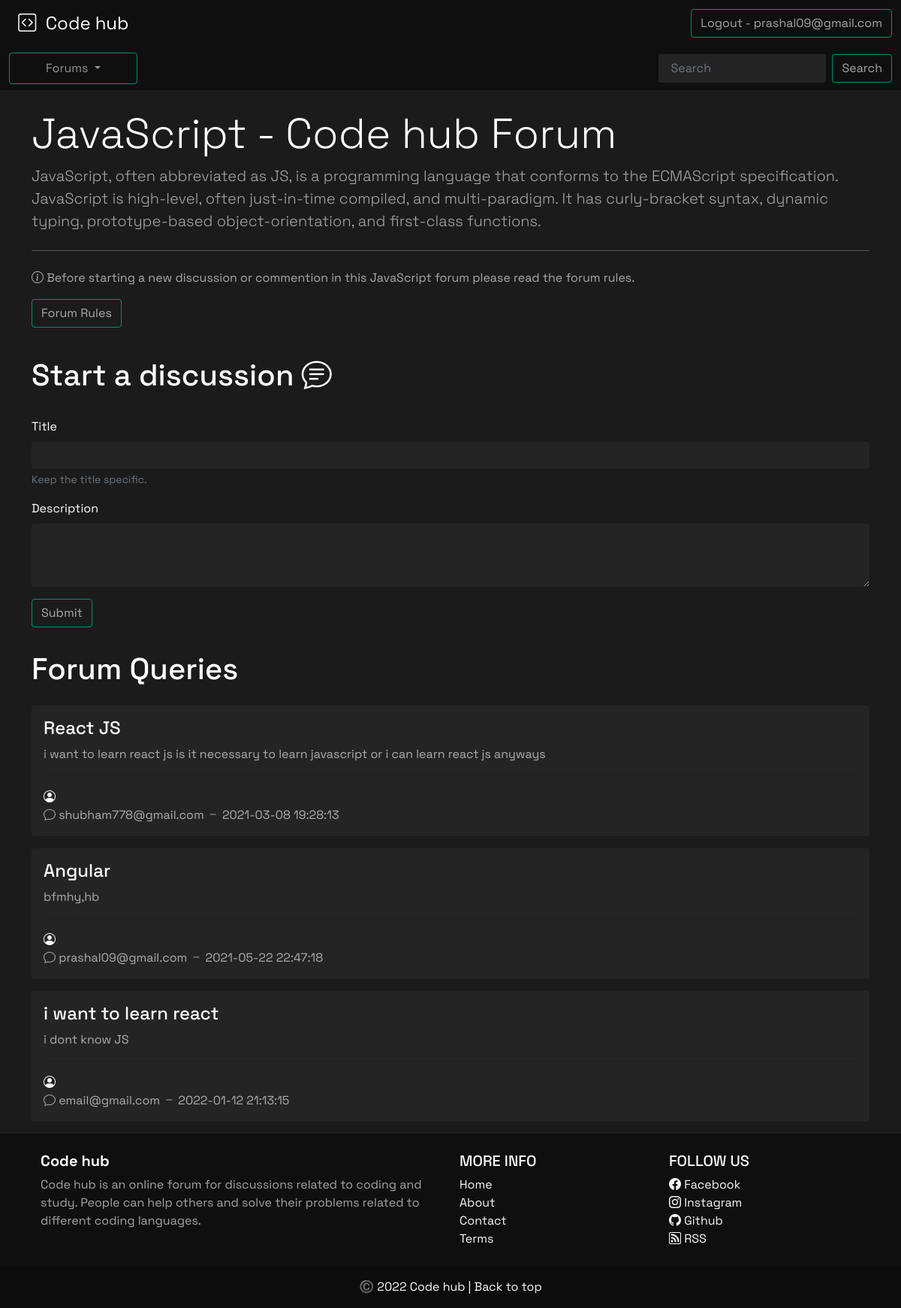
Screenshot of /threadlist.php?id=2 (signed in) with the database file from the repository.
### tables this page shows
CREATE TABLE `catogaries` (
  `id` int(8) NOT NULL,
  `name` varchar(255) NOT NULL,
  `description` text NOT NULL,
  `created` datetime NOT NULL DEFAULT current_timestamp()
);

CREATE TABLE `threads` (
  `thread_id` int(7) NOT NULL,
  `thread_title` varchar(255) NOT NULL,
  `thread_description` text NOT NULL,
  `thread_forum_id` int(7) NOT NULL,
  `thread_user_id` int(7) NOT NULL,
  `timestamp` datetime NOT NULL DEFAULT current_timestamp()
);

CREATE TABLE `users` (
  `sno` int(8) NOT NULL,
  `user_email` varchar(30) NOT NULL,
  `user_password` varchar(255) NOT NULL,
  `timestamp` datetime NOT NULL DEFAULT current_timestamp()
);

### threadlist.php (the view, shortened to what this page needs)
<!doctype html>
<html lang="en">
<head>
  <link href="https://cdn.jsdelivr.net/npm/bootstrap@5.0.0-beta2/dist/css/bootstrap.min.css" rel="stylesheet">
  <link rel="stylesheet" href="assets/index.css">
  <link rel="stylesheet" href="https://cdn.jsdelivr.net/npm/bootstrap-icons@1.4.0/font/bootstrap-icons.css">
</head>
<body>
  <?php
    include 'assets/components/_header.php';
  ?>
  <?php
    include 'assets/components/_connectdb.php';
  ?>
  <?php
    $id = $_GET['id'];
    $sql = "SELECT * FROM `catogaries` WHERE id=$id";
    $result = mysqli_query($conn, $sql);
    while($row = mysqli_fetch_assoc($result)){
      $forumname = $row['name'];
      $forumdesc = $row['description'];
    }
  ?>
  <div class="container my-4">
    <div class="jumbotron">
      <h1 class="display-4">
        <?php
          echo $forumname;
        ?> - Code hub Forum
      </h1>
      <p class="lead">
        <?php
          echo $forumdesc;
        ?>
      </p>
      <hr class="my-4">
      <p>
        <i class="bi bi-info-circle"></i>
        Before starting a new discussion or commention in this
        <?php
          echo $forumname;
        ?> forum please read the forum rules.
      </p>
      <p class="lead">
        <a class="btn btn-outline-success" href="rules.php" role="button">Forum Rules</a>
      </p>
    </div>
  </div>
  <?php
    if(isset($_SESSION['loggedin']) && $_SESSION['loggedin']==true){
      echo '
      <div class="container">
        <h1 class="py-3">Start a discussion
          <i class="bi bi-chat-text"></i>
        </h1>
        <form class="my-3" action="' . $_SERVER["REQUEST_URI"] . '" method="post">
          <div class="mb-3">
            <label class="form-label">Title</label>
            <input type="text" class="form-control" id="title" name="title" aria-describedby="Help" required>
            <div id="Help" class="form-text">Keep the title specific.</div>
          </div>
          <div class="mb-3">
            <label class="form-label">Description</label>
            <textarea class="form-control" id="description" name="description" rows="3" required></textarea>
          </div>
          <input type="hidden" name="sno" value="'. $_SESSION["sno"]. '">
          <button type="submit" class="btn btn-outline-success" id="liveToastBtn">Submit</button>
        </form>
      </div>';
    }
  ?>
  <div class="container">
    <h1 class="py-3">Forum Queries</h1>
    <?php
      $id = $_GET['id'];
      $sql = "SELECT * FROM `threads` WHERE thread_forum_id=$id";
      $result = mysqli_query($conn, $sql);
      while($row = mysqli_fetch_assoc($result)){
        $id = $row['thread_id'];
        $title = $row['thread_title'];
        $titledesc = $row['thread_description'];
        $threadtime = $row['timestamp'];
        $threaduserid = $row['thread_user_id'];
        $sql2 = "SELECT user_email FROM `users` WHERE sno='$threaduserid'";
        $result2 = mysqli_query($conn, $sql2);
        $row2 = mysqli_fetch_assoc($result2);
        echo '
        <div class="alert alert-dark" role="thread">
          <h4 class="alert-heading">
            <a class="text-light text-decoration-none" href="thread.php?threadid=' . $id . '">' . $title . '</a>
          </h4>
          <p>  ' . $titledesc . ' </p>
          <hr>
          <i class="bi bi-person-circle text-light"></i>
          <p class="mb-0 "><i class="bi bi-chat"></i> ' . $row2 ['user_email'] . ' <i class="bi bi-dash"></i> ' . $threadtime . '</p>
        </div>';
      }
    ?>
  </div>
  <?php
    include 'assets/components/_footer.php';
  ?>
</body>
</html>

### assets/index.css (style rules this page uses)
body, html { margin: 0; padding: 0; height: 100%; font-family: "Space Grotesk", sans-serif; background-color: #1b1b1b; color: #ffffff; color-scheme: dark; box-sizing: border-box; }
.btn-outline-success, .btn-outline-success.dropdown-toggle.show, .btn-outline-success:active { color: #ffffffa0; background-color: #00000000; border-color: #00916e; }
p { color: #ffffffa0; }
.form-control { color: #ffffff; background-color: #242424; border: none; }
.alert-dark { background: #242424; border: none; }
div a { text-decoration: none; }

### rows the page displays
catogaries: name "JavaScript", description "JavaScript, often abbreviated as JS, is a programming language that conforms to the ECMAScript specification. JavaScript is high-level, often just-in-time compiled, and multi-paradigm. It has curly-bracket syntax, dynamic typing, prototype-based object-orientation, and first-class functions."
threads: thread_title "React JS", thread_description "i want to learn react js is it necessary to learn javascript or i can learn react js anyways", users.user_email "shubham778@gmail.com", timestamp "2021-03-08 19:28:13"
threads: thread_title "Angular", thread_description "bfmhy,hb", users.user_email "prashal09@gmail.com", timestamp "2021-05-22 22:47:18"
threads: thread_title "i want to learn react", thread_description "i dont know JS", users.user_email "email@gmail.com", timestamp "2022-01-12 21:13:15"

### other values shown
$_SESSION['useremail'] "prashal09@gmail.com"
